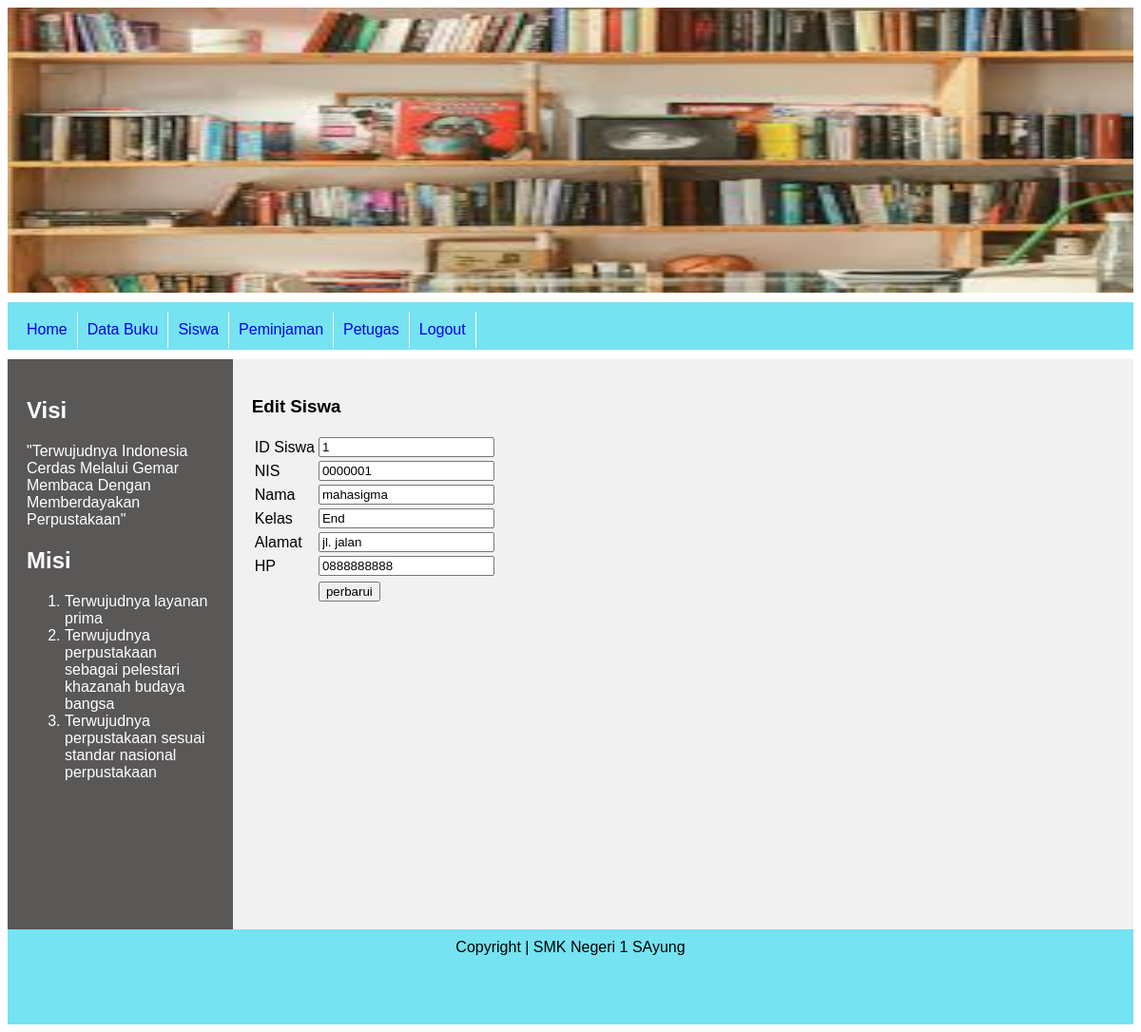
The app's page /admin/index.php?page=siswaubah&nis=1 (signed in) with its own data.
### tables this page shows
CREATE TABLE `tbl_siswa` (
  `idsiswa` int NOT NULL,
  `nis` varchar(20) NOT NULL,
  `namasiswa` varchar(100) NOT NULL,
  `kelas` varchar(20) NOT NULL,
  `alamat` varchar(200) NOT NULL,
  `hp` varchar(20) NOT NULL,
  `created_at` timestamp NOT NULL DEFAULT CURRENT_TIMESTAMP,
  `update_at` timestamp NULL DEFAULT NULL
);

### admin/halaman/siswa/siswaubah.php (the view, shortened to what this page needs)
<?php
include "../koneksi.php";
$idsiswa = $_GET['nis'];
$sql = "SELECT * FROM tbl_siswa WHERE idsiswa='$idsiswa'";
$query = mysqli_query($conn, $sql);
?>
<!DOCTYPE html>
<html lang="en">
<head>
</head>
<body>
    <h3>Edit Siswa</h3>
    <form action="halaman/siswa/siswaubah_aksi.php" method="post">
        <?php
        while($data = mysqli_fetch_assoc($query)){
        ?>
    <table>
        <tr>
            <td>ID Siswa</td>
            <td><input type="text" name="idsiswa" readonly value="<?php echo $data['idsiswa'] ?>"></td>
        </tr>
        <tr>
            <td>NIS</td>
            <td><input type="text" name="nis" value="<?php echo $data['nis'] ?>"></td>
        </tr>
        <tr>
            <td>Nama</td>
            <td><input type="text" name="namasiswa" value="<?php echo $data['namasiswa'] ?>"></td>
        </tr>
        <tr>
            <td>Kelas</td>
            <td><input type="text" name="kelas" value="<?php echo $data['kelas'] ?>"></td>
        </tr>
        <tr>
            <td>Alamat</td>
            <td><input type="text" name="alamat" value="<?php echo $data['alamat'] ?>"></td>
        </tr>
        <tr>
            <td>HP</td>
            <td><input type="text" name="hp" value="<?php echo $data['hp'] ?>"></td>
        </tr>
            <td></td>
            <td><input type="submit" name="tombolubah" value="perbarui"></td>
    </table>
    <?php
        }
    ?>
</form>
</body>
</html>

### css/style.css (style rules this page uses)
* { box-sizing: border-box; }
body { font-family: Arial, Helvetica, sans-serif; }

### records on screen
tbl_siswa: idsiswa "1", nis "0000001", namasiswa "mahasigma", kelas "End", alamat "jl. jalan", hp "0888888888"
